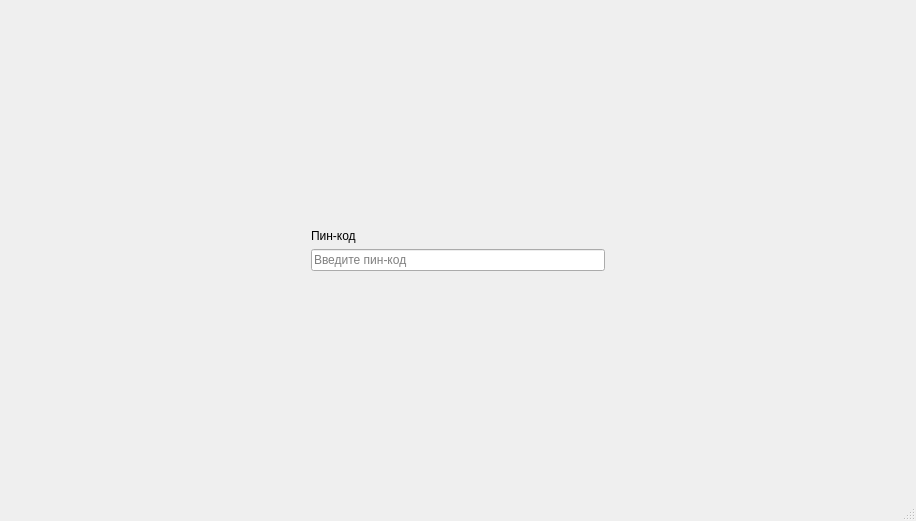
<?xml version="1.0" encoding="UTF-8"?>
<ui version="4.0">
 <class>MainWindow</class>
 <widget class="QMainWindow" name="MainWindow">
  <property name="geometry">
   <rect>
    <x>0</x>
    <y>0</y>
    <width>916</width>
    <height>521</height>
   </rect>
  </property>
  <property name="windowTitle">
   <string>MainWindow</string>
  </property>
  <widget class="QWidget" name="centralwidget">
   <layout class="QGridLayout" name="gridLayout">
    <item row="0" column="0">
     <widget class="QStackedWidget" name="stackedWidget">
      <property name="currentIndex">
       <number>1</number>
      </property>
      <widget class="QWidget" name="pageMain">
       <layout class="QGridLayout" name="gridLayout_3">
        <item row="0" column="0">
         <widget class="QLineEdit" name="lineEdit">
          <property name="placeholderText">
           <string>Поиск по учетным записям</string>
          </property>
         </widget>
        </item>
        <item row="1" column="0">
         <widget class="QListWidget" name="listWidget">
          <property name="enabled">
           <bool>true</bool>
          </property>
          <property name="mouseTracking">
           <bool>false</bool>
          </property>
          <property name="tabletTracking">
           <bool>false</bool>
          </property>
          <property name="acceptDrops">
           <bool>false</bool>
          </property>
          <property name="autoFillBackground">
           <bool>false</bool>
          </property>
          <property name="autoScroll">
           <bool>true</bool>
          </property>
          <property name="tabKeyNavigation">
           <bool>false</bool>
          </property>
          <property name="showDropIndicator" stdset="0">
           <bool>true</bool>
          </property>
          <property name="dragEnabled">
           <bool>false</bool>
          </property>
          <property name="dragDropOverwriteMode">
           <bool>false</bool>
          </property>
          <property name="alternatingRowColors">
           <bool>false</bool>
          </property>
          <property name="isWrapping" stdset="0">
           <bool>false</bool>
          </property>
          <property name="uniformItemSizes">
           <bool>false</bool>
          </property>
          <property name="wordWrap">
           <bool>false</bool>
          </property>
          <property name="selectionRectVisible">
           <bool>false</bool>
          </property>
          <property name="sortingEnabled">
           <bool>false</bool>
          </property>
         </widget>
        </item>
       </layout>
      </widget>
      <widget class="QWidget" name="pageLogin">
       <layout class="QGridLayout" name="gridLayout_2">
        <item row="0" column="1">
         <spacer name="verticalSpacer_2">
          <property name="orientation">
           <enum>Qt::Vertical</enum>
          </property>
          <property name="sizeHint" stdset="0">
           <size>
            <width>20</width>
            <height>40</height>
           </size>
          </property>
         </spacer>
        </item>
        <item row="1" column="1">
         <widget class="QLabel" name="lblLogin">
          <property name="text">
           <string>Пин-код</string>
          </property>
         </widget>
        </item>
        <item row="2" column="0">
         <spacer name="horizontalSpacer_2">
          <property name="orientation">
           <enum>Qt::Horizontal</enum>
          </property>
          <property name="sizeHint" stdset="0">
           <size>
            <width>283</width>
            <height>20</height>
           </size>
          </property>
         </spacer>
        </item>
        <item row="2" column="1">
         <widget class="QLineEdit" name="editPin">
          <property name="echoMode">
           <enum>QLineEdit::Password</enum>
          </property>
          <property name="placeholderText">
           <string>Введите пин-код</string>
          </property>
         </widget>
        </item>
        <item row="2" column="2">
         <spacer name="horizontalSpacer">
          <property name="orientation">
           <enum>Qt::Horizontal</enum>
          </property>
          <property name="sizeHint" stdset="0">
           <size>
            <width>40</width>
            <height>20</height>
           </size>
          </property>
         </spacer>
        </item>
        <item row="3" column="1">
         <spacer name="verticalSpacer">
          <property name="orientation">
           <enum>Qt::Vertical</enum>
          </property>
          <property name="sizeHint" stdset="0">
           <size>
            <width>20</width>
            <height>40</height>
           </size>
          </property>
         </spacer>
        </item>
       </layout>
      </widget>
     </widget>
    </item>
   </layout>
  </widget>
  <widget class="QMenuBar" name="menubar">
   <property name="geometry">
    <rect>
     <x>0</x>
     <y>0</y>
     <width>916</width>
     <height>25</height>
    </rect>
   </property>
  </widget>
  <widget class="QStatusBar" name="statusbar"/>
 </widget>
 <resources/>
 <connections/>
</ui>
